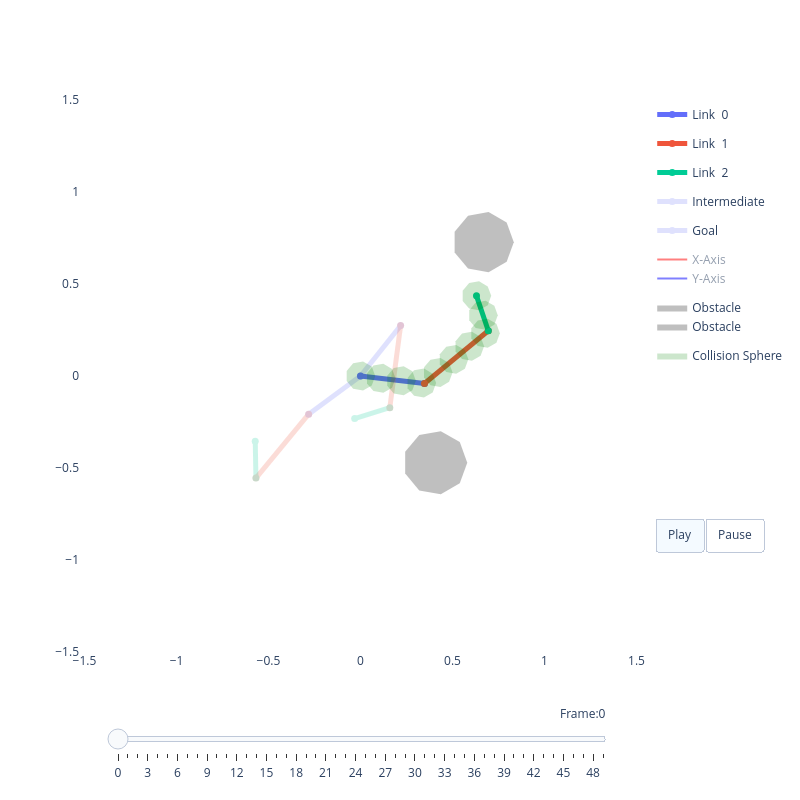
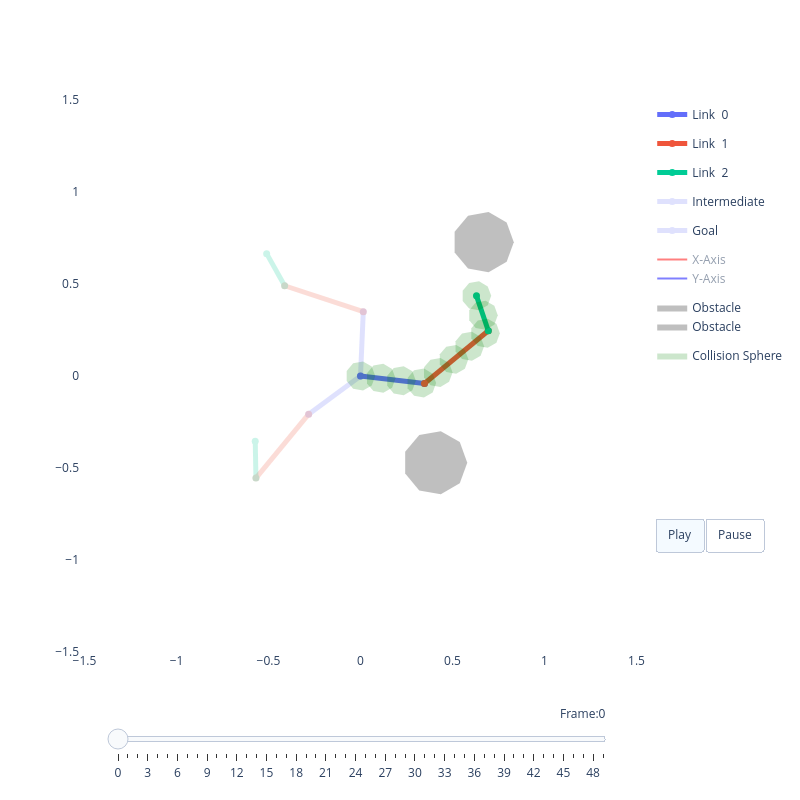
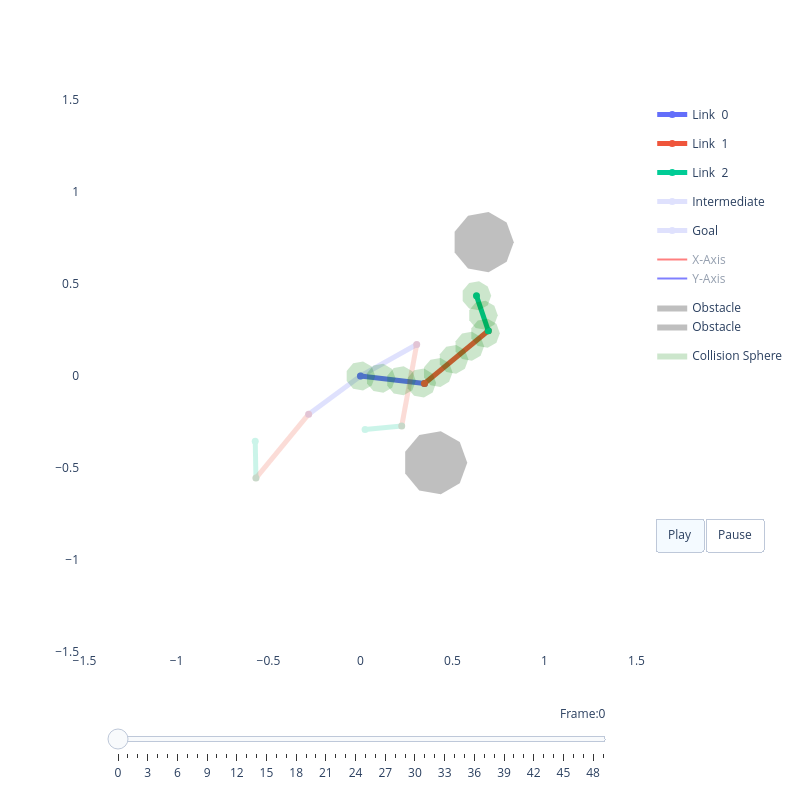

The notebook cell these images were saved under, in order:
### Code cell
show_before_after(report_orig, orig, save_gifs=False)
